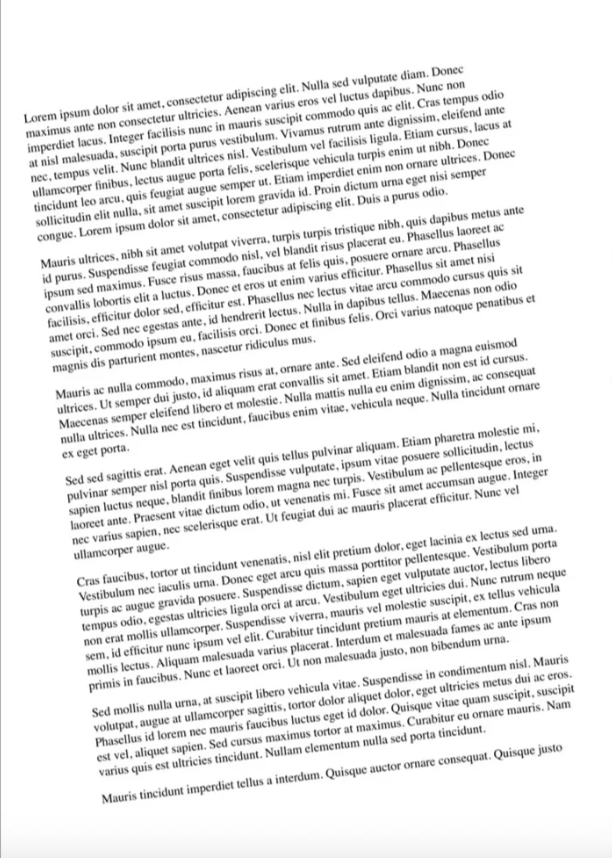
#> input picture MMOCR/images/test_o.png, 612 x 858 px, found by its file name
$ jupyter execute --allow-errors homography_and_CRAFT.ipynb
#> lines starting #> are read from the running program, lines starting #| are printed output that depends on the picture; after the words box and inside, x2 and y2 are one past the last pixel; in counts of white or black regions, pixels touching at a corner belong together
# Import Libraries

[cell 1]
import cv2
from craft_text_detector import Craft
import matplotlib.pyplot as plt
import os
import pytesseract
from skewness import *
import glob

# Tesseract

[cell 2]
pytesseract.pytesseract.tesseract_cmd = r'C://Program Files//Tesseract-OCR//tesseract.exe'

os.environ["TESSDATA_PREFIX"] =  "C://Program Files//Tesseract-OCR//tessdata"
custom_config = r'-c preserve_interword_spaces=5 --oem 3 --psm 8'

# Initialize Class

[cell 3]
class CraftModule:
    # [70 lines left out: functions __init__, plot_image, detect_text, get_bounding_boxes, draw_rectangles, show_cropped_image, not called in this run]

#> (a cell that did not finish here is left out)

[cell 5]
# [9 lines of commented-out code are left out]

[cell 6]
# [25 lines of commented-out code are left out]

[cell 7]
import cv2
import numpy as np

def deskew_text(image_path, output_path):
    # Read the image
#> called with image_path = 'images/test_o.png', output_path = 'images/deskewed_image.png'
    img = cv2.imread(image_path)
#> img is the input picture: shape (858, 612, 3); mean B, G, R 235.1, 235.1, 235.1

    # Convert the image to grayscale
    gray = cv2.cvtColor(img, cv2.COLOR_BGR2GRAY)

    # Apply adaptive thresholding to segment the text
    _, thresholded = cv2.threshold(gray, 0, 255, cv2.THRESH_BINARY_INV + cv2.THRESH_OTSU)
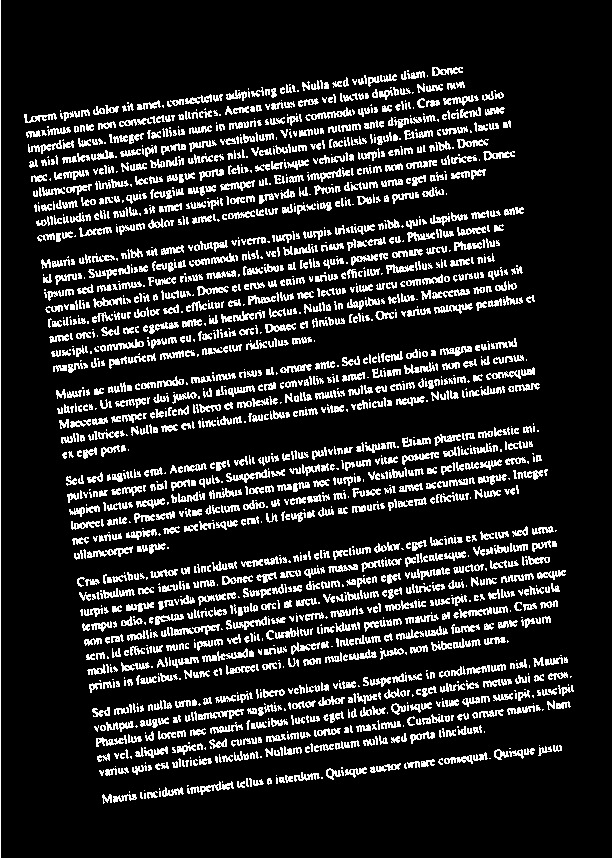
#> thresholded: shape (858, 612); 15% white in thin lines or dots

    # Find contours in the thresholded image
    contours, _ = cv2.findContours(thresholded, cv2.RETR_EXTERNAL, cv2.CHAIN_APPROX_SIMPLE)
#> contours = 1964 contours, 1120 with area under 20; largest, box (x1, y1, x2, y2) and area: (170, 624, 220, 636) 171, (87, 546, 133, 558) 156, (226, 469, 270, 483) 153, (305, 107, 352, 121) 149, (190, 781, 234, 795) 148

    # Iterate through the detected contours
    for contour in contours:
        # Fit a rotated bounding box around the contour
        rect = cv2.minAreaRect(contour)
        box = cv2.boxPoints(rect)
        box = np.int0(box)

        # Calculate the angle of the bounding box
        angle = rect[-1]

        # Rotate the ROI to correct skewness
        M = cv2.getRotationMatrix2D(rect[0], angle, 1)
        rotated_roi = cv2.warpAffine(img, M, img.shape[1::-1], flags=cv2.INTER_LINEAR)

        # Overlay the rotated ROI onto the original image
        img = cv2.drawContours(img, [box], 0, (0, 0, 255), 2)
        img = cv2.polylines(img, [box], isClosed=True, color=(0, 255, 0), thickness=2)
        img = cv2.addWeighted(img, 0.5, rotated_roi, 0.5, 0)
#> this loop made 1964 passes
#> (rect, box, angle, M) on passes 1, 2, 4: (((124.3, 797.5), (23.32, 6.33), -7.13), [[113, 802], [112, 795], [135, 792], [136, 799]], -7.13, [[0.992, -0.124, 99.88], [0.124, 0.992, -9.26]]), (((106.5, 798.5), (9, 9), -90), [[111, 803], [102, 803], [102, 794], [111, 794]], -90, [[6.12e-17, -1, 905], [1, 6.12e-17, 692]]), (((141, 795), (6, 2), -90), [[142, 798], [140, 798], [140, 792], [142, 792]], -90, [[6.12e-17, -1, 936], [1, 6.12e-17, 654]])
#> pass 1, in deskew_text, `rotated_roi = cv2.warpAffine(img, M, img.shape[1::-1], flags=cv2.INTER..`:
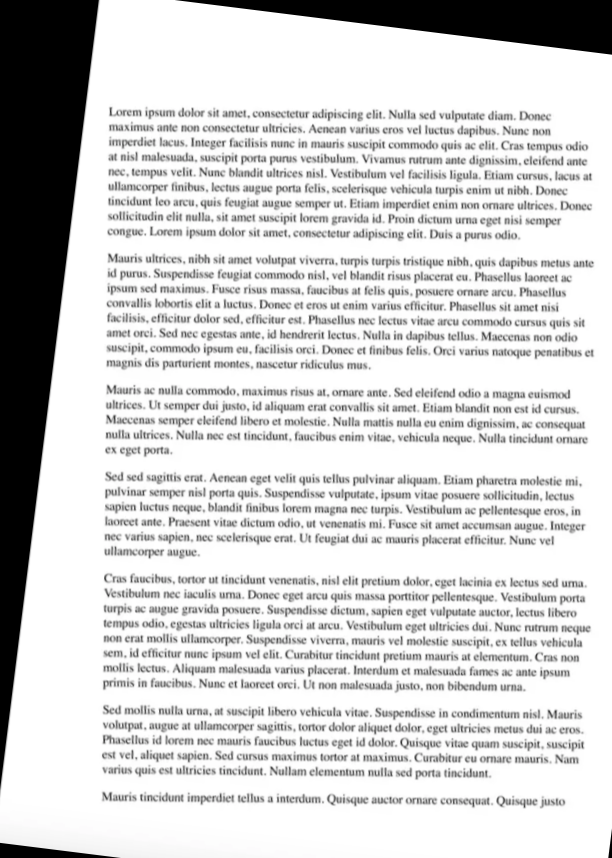
#> rotated_roi: shape (858, 612, 3); mean B, G, R 210, 210, 210
#> pass 1, in deskew_text, `img = cv2.addWeighted(img, 0.5, rotated_roi, 0.5, 0)`:
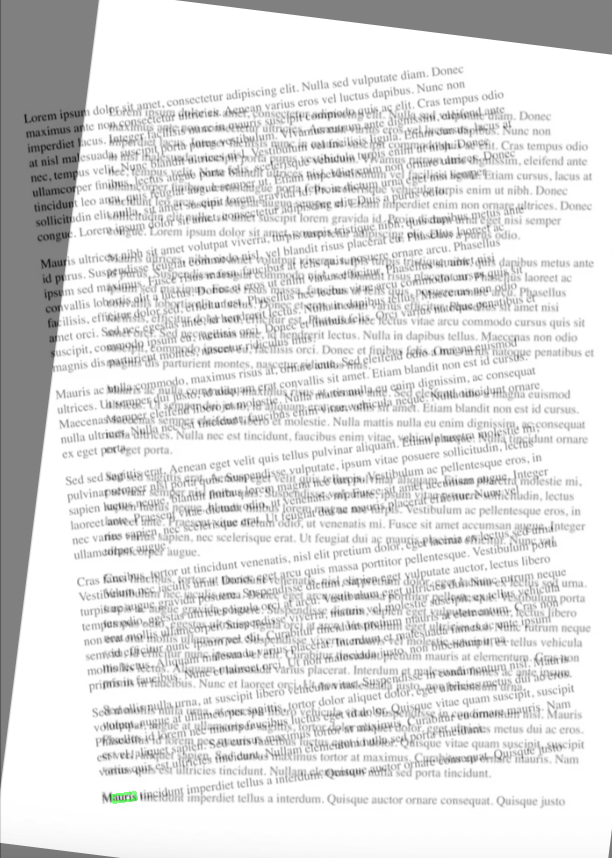
#> img: shape (858, 612, 3); mean B, G, R 222.6, 222.6, 222.6
#> after the loop:
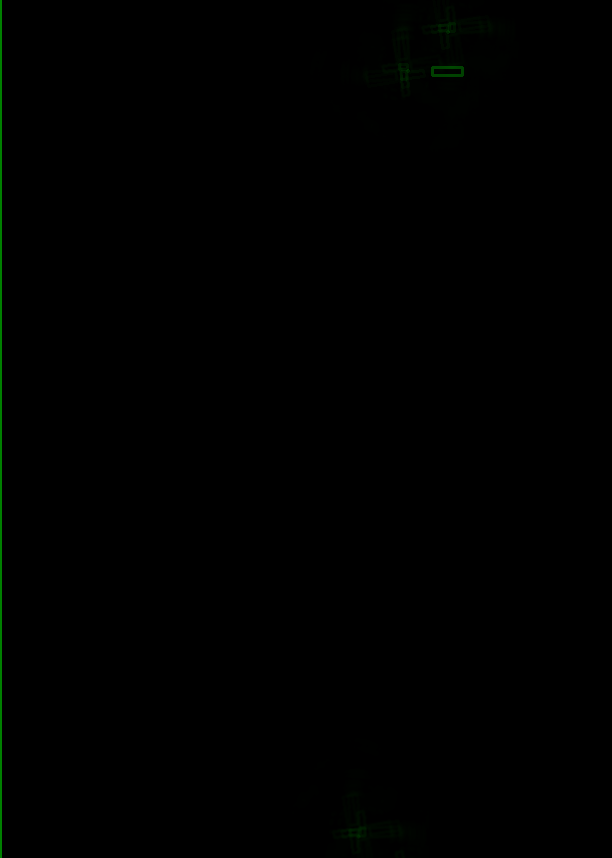
#> img: shape (858, 612, 3); mean B, G, R 0, 0.6, 0

    # Save the output image
    cv2.imwrite(output_path, img)

# Provide the path to your input image and the desired output path
input_image_path = 'images/test_o.png'
output_image_path = 'images/deskewed_image.png'

deskew_text(input_image_path, output_image_path)
